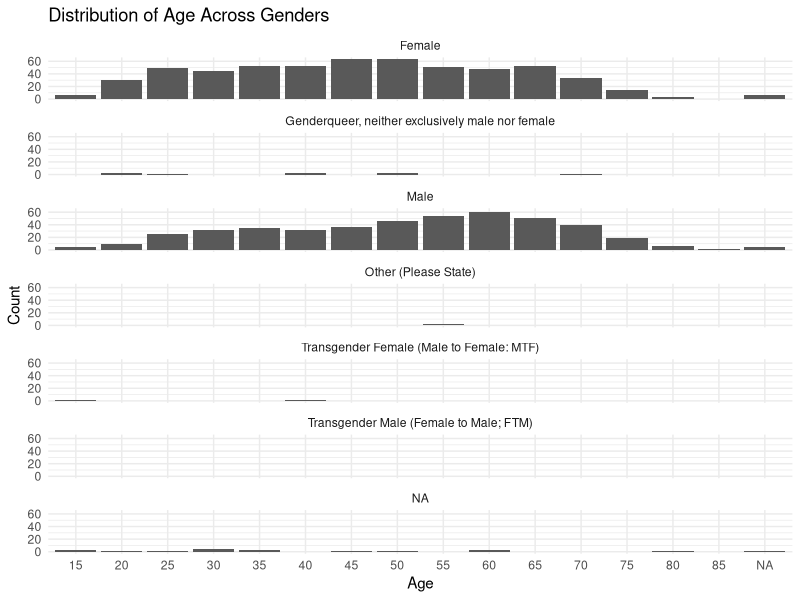

This chart was generated by the following R code:
## ---- chunk 1
knitr::opts_chunk$set(echo = FALSE)

# Load library
library(tidyverse)
library(dplyr)
library(kableExtra)
## ---- chunk 2
# Load data into the environment
df_referendum <- read.csv('referendum_survey_lab_version.csv', header = TRUE)

# Explore the data
head(df_referendum) # The first rows of the dataset
str(df_referendum) # The dataset structure
summary(df_referendum) # The statistical summary of each variable
## ---- chunk 3
# Replace blank values with NA
df_referendum <- df_referendum %>% 
  mutate(across(everything(), ~ replace(., . == "", NA)))

# Check for missingness in each variable
missingness <- df_referendum %>% 
  summarise(across(everything(), ~ sum(is.na(.))))

# Display the summary table of missingness
missingness %>%
    kable(col.names = c("Age", "Gender", "Referendum"), caption = "Table of missingess of each variable", align = 'cc') %>%
    kableExtra::kable_styling(full_width = F)
## ---- chunk 4

# Visualize to show the distribution of age across genders
ggplot(df_referendum, aes(x = factor(age))) +
  geom_bar() +
  facet_wrap(~ gender
             , ncol=1) +
  labs(title = "Distribution of Age Across Genders",
       x = "Age",
       y = "Count") +
  theme_minimal()
